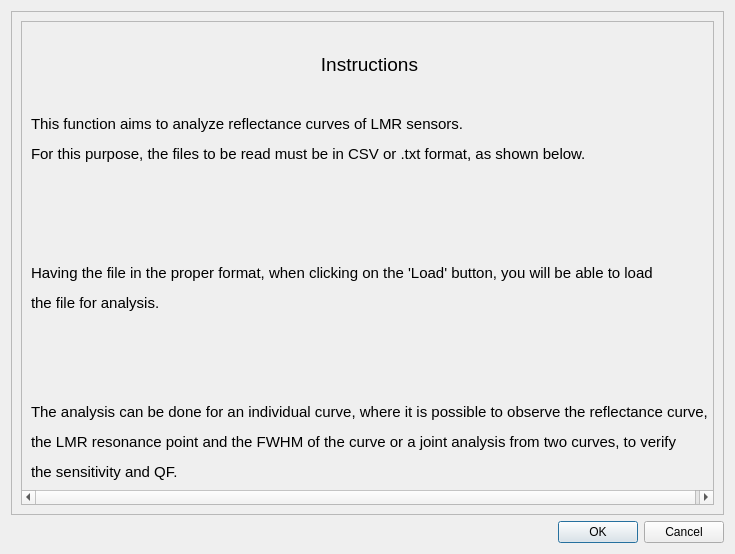
<?xml version="1.0" encoding="UTF-8"?>
<ui version="4.0">
 <class>Dialog</class>
 <widget class="QDialog" name="Dialog">
  <property name="geometry">
   <rect>
    <x>0</x>
    <y>0</y>
    <width>735</width>
    <height>554</height>
   </rect>
  </property>
  <property name="windowTitle">
   <string>Dialog</string>
  </property>
  <layout class="QVBoxLayout" name="verticalLayout_2">
   <item>
    <widget class="QFrame" name="frame">
     <property name="frameShape">
      <enum>QFrame::StyledPanel</enum>
     </property>
     <property name="frameShadow">
      <enum>QFrame::Raised</enum>
     </property>
     <layout class="QVBoxLayout" name="verticalLayout">
      <item>
       <widget class="QScrollArea" name="scrollArea">
        <property name="widgetResizable">
         <bool>true</bool>
        </property>
        <widget class="QWidget" name="scrollAreaWidgetContents">
         <property name="geometry">
          <rect>
           <x>0</x>
           <y>-302</y>
           <width>685</width>
           <height>769</height>
          </rect>
         </property>
         <layout class="QVBoxLayout" name="verticalLayout_3">
          <item>
           <widget class="QLabel" name="label">
            <property name="text">
             <string>&lt;html&gt;&lt;head/&gt;&lt;body&gt;&lt;p align=&quot;center&quot;&gt;&lt;span style=&quot; font-size:14pt;&quot;&gt;Instructions&lt;/span&gt;&lt;/p&gt;&lt;/body&gt;&lt;/html&gt;</string>
            </property>
           </widget>
          </item>
          <item>
           <widget class="QLabel" name="label_2">
            <property name="text">
             <string>&lt;html&gt;&lt;head/&gt;&lt;body&gt;&lt;p&gt;&lt;span style=&quot; font-size:11pt;&quot;&gt;This function aims to analyze reflectance curves of LMR sensors.&lt;/span&gt;&lt;/p&gt;&lt;p align=&quot;justify&quot;&gt;&lt;span style=&quot; font-size:11pt;&quot;&gt;For this purpose, the files to be read must be in CSV or .txt format, as shown below.&lt;/span&gt;&lt;/p&gt;&lt;/body&gt;&lt;/html&gt;</string>
            </property>
           </widget>
          </item>
          <item>
           <widget class="QLabel" name="label_3">
            <property name="styleSheet">
             <string notr="true"/>
            </property>
            <property name="text">
             <string/>
            </property>
            <property name="pixmap">
             <pixmap resource="icons_.qrc">:/icons/ilustração.png</pixmap>
            </property>
            <property name="alignment">
             <set>Qt::AlignCenter</set>
            </property>
           </widget>
          </item>
          <item>
           <widget class="QLabel" name="label_5">
            <property name="text">
             <string>&lt;html&gt;&lt;head/&gt;&lt;body&gt;&lt;p align=&quot;justify&quot;&gt;&lt;span style=&quot; font-size:11pt;&quot;&gt;Having the file in the proper format, when clicking on the 'Load' button, you will be able to load&lt;/span&gt;&lt;/p&gt;&lt;p align=&quot;justify&quot;&gt;&lt;span style=&quot; font-size:11pt;&quot;&gt;the file for analysis.&lt;/span&gt;&lt;/p&gt;&lt;/body&gt;&lt;/html&gt;</string>
            </property>
           </widget>
          </item>
          <item>
           <widget class="QLabel" name="label_4">
            <property name="text">
             <string/>
            </property>
            <property name="pixmap">
             <pixmap resource="icons_.qrc">:/icons/ilustração 2.png</pixmap>
            </property>
            <property name="scaledContents">
             <bool>false</bool>
            </property>
           </widget>
          </item>
          <item>
           <widget class="QLabel" name="label_6">
            <property name="text">
             <string>&lt;html&gt;&lt;head/&gt;&lt;body&gt;&lt;p align=&quot;justify&quot;&gt;&lt;span style=&quot; font-size:11pt;&quot;&gt;The analysis can be done for an individual curve, where it is possible to observe the reflectance curve,&lt;/span&gt;&lt;/p&gt;&lt;p align=&quot;justify&quot;&gt;&lt;span style=&quot; font-size:11pt;&quot;&gt;the LMR resonance point and the FWHM of the curve or a joint analysis from two curves, to verify &lt;/span&gt;&lt;/p&gt;&lt;p align=&quot;justify&quot;&gt;&lt;span style=&quot; font-size:11pt;&quot;&gt;the sensitivity and QF.&lt;/span&gt;&lt;/p&gt;&lt;/body&gt;&lt;/html&gt;</string>
            </property>
           </widget>
          </item>
         </layout>
        </widget>
       </widget>
      </item>
     </layout>
    </widget>
   </item>
   <item>
    <widget class="QDialogButtonBox" name="buttonBox">
     <property name="orientation">
      <enum>Qt::Horizontal</enum>
     </property>
     <property name="standardButtons">
      <set>QDialogButtonBox::Cancel|QDialogButtonBox::Ok</set>
     </property>
    </widget>
   </item>
  </layout>
 </widget>
 <resources>
  <include location="icons_.qrc"/>
 </resources>
 <connections>
  <connection>
   <sender>buttonBox</sender>
   <signal>accepted()</signal>
   <receiver>Dialog</receiver>
   <slot>accept()</slot>
   <hints>
    <hint type="sourcelabel">
     <x>248</x>
     <y>254</y>
    </hint>
    <hint type="destinationlabel">
     <x>157</x>
     <y>274</y>
    </hint>
   </hints>
  </connection>
  <connection>
   <sender>buttonBox</sender>
   <signal>rejected()</signal>
   <receiver>Dialog</receiver>
   <slot>reject()</slot>
   <hints>
    <hint type="sourcelabel">
     <x>316</x>
     <y>260</y>
    </hint>
    <hint type="destinationlabel">
     <x>286</x>
     <y>274</y>
    </hint>
   </hints>
  </connection>
 </connections>
</ui>
